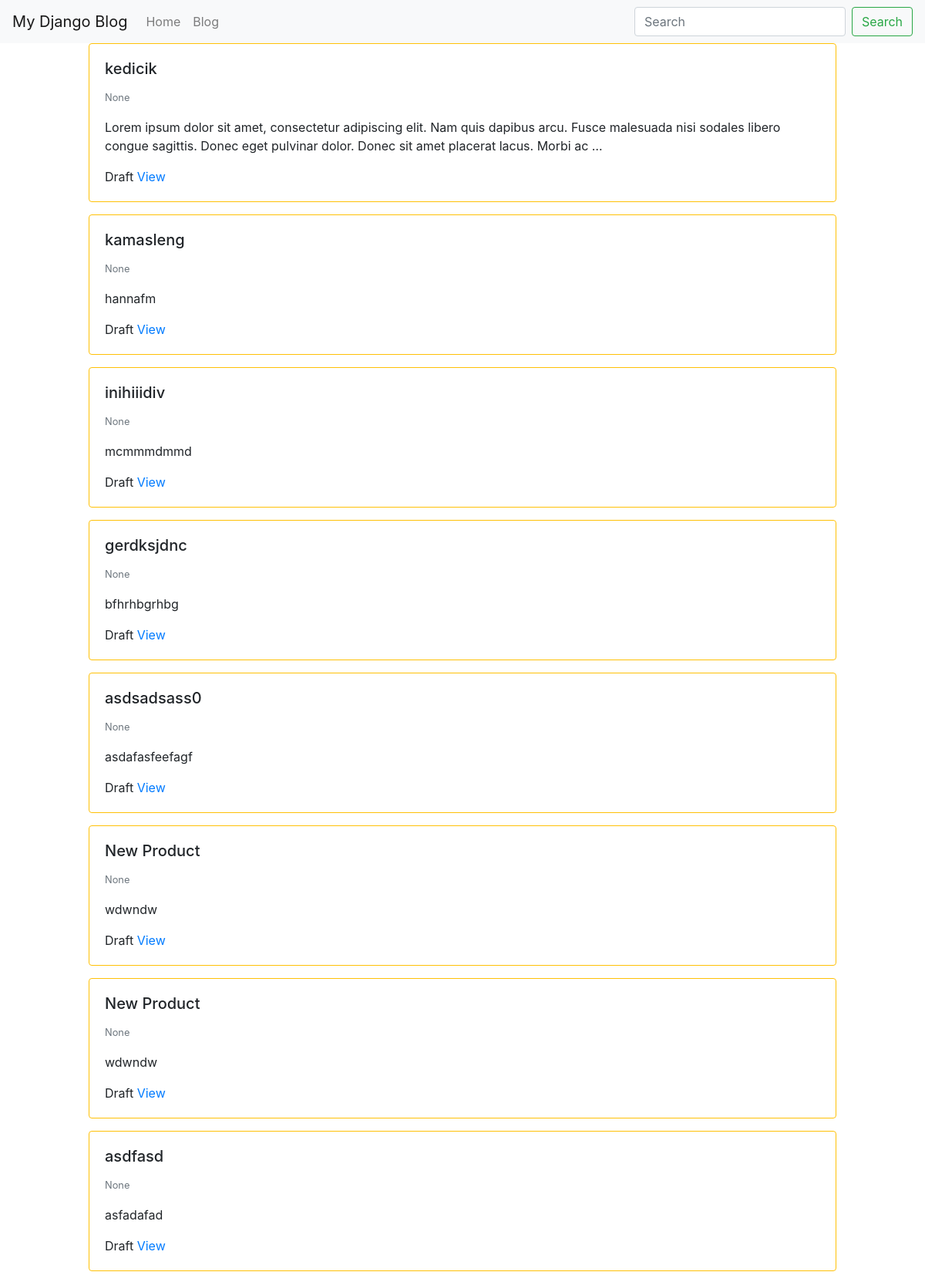
/blog/ (signed in, upper part), run on an earlier commit of the app's database.
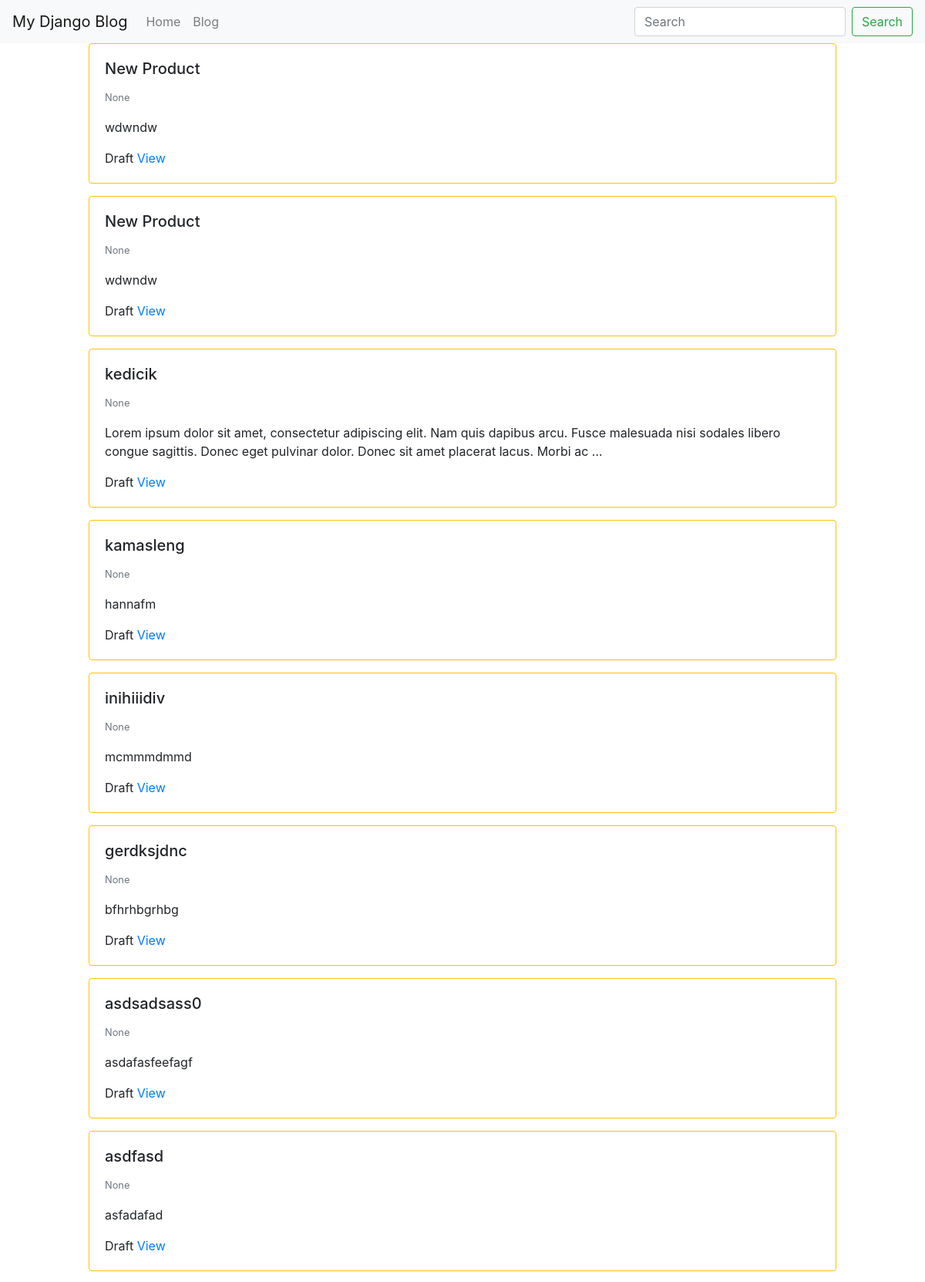
And on a later commit of the database.
### blog/models.py (models this page shows, shortened)
class BlogPost(models.Model):
	user = models.ForeignKey(User, default=1, null=True, on_delete=models.SET_NULL)
	title = models.CharField(max_length=120)
	slug = models.SlugField(unique=True)
	content = models.TextField(null=True, blank=True)
	publish_date = models.DateTimeField(auto_now=False, auto_now_add=False, null=True, blank=True)
	timestamp = models.DateTimeField(auto_now_add=True)
	updated = models.DateTimeField(auto_now=True)
	objects = BlogPostManager()
	class Meta:
		ordering = ['-publish_date', '-updated', '-timestamp']
	def get_absolute_url(self):
		return f"/blog/{self.slug}"

### blog/views.py (the view)
# urls.py: path('', blog_post_list_view),
def blog_post_list_view(request):
	qs = BlogPost.objects.all().published()
	if request.user.is_authenticated:
		my_qs = BlogPost.objects.filter(user=request.user)
		qs = (qs|my_qs).distinct()
	template_name = "blog/list.html"
	context = {"object_list": qs}
	return render(request, template_name, context)

### blog/models.py (called while the page is built)
	def published(self):
		now = timezone.now()
		return self.filter(publish_date__lte=now)

	def get_queryset(self):
		return BlogPostQuerySet(self.model, using=self._db)

### blog/templates/blog/list.html
{% extends "base.html" %}
{% block content %}
	<div class='row'>
	{% for object in object_list %}
		{% include "blog/list-inline.html" with blog_post=object truncate=True detail=False %}
	{% endfor %}
	</div>
{% endblock %}

### blog/templates/blog/list-inline.html
<div class="col-12 col-md-10 mb-3 mx-auto">
<div class="card {% if not blog_post.publish_date %} border border-warning {% endif %}" >
	<div class="card-body">
		<h5 class='card-title'>{{ blog_post.title }}</h5>
		<p class='card-text'>
			<small class='text-muted'>{{ blog_post.publish_date }}</small>
			{% if truncate %}
				{{ blog_post.content|linebreaks|truncatewords:30 }}
			{% else %}
				{{ blog_post.content|linebreaks }}
			{% endif %}
		</p>
		{% if not detail %}
			{% if not blog_post.publish_date %} Draft {% endif %}
			<a href='{{ blog_post.get_absolute_url }}'>View</a>
		{% endif %}
	</div>
</div>
</div>

What changed in the data, as far as the page shows it:
changed BlogPost (number 1 of 8 on the later page): moves up the list
changed BlogPost (number 2 of 8 on the later page): moves up the list
